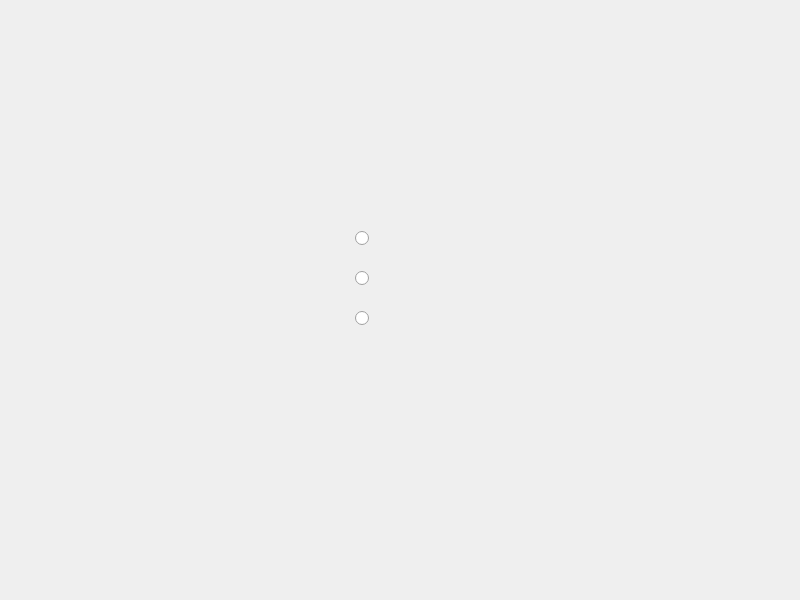
<?xml version="1.0" encoding="UTF-8"?>
<ui version="4.0">
 <class>Widget</class>
 <widget class="QWidget" name="Widget">
  <property name="geometry">
   <rect>
    <x>0</x>
    <y>0</y>
    <width>800</width>
    <height>600</height>
   </rect>
  </property>
  <property name="windowTitle">
   <string>Widget</string>
  </property>
  <widget class="QRadioButton" name="radioButton_male">
   <property name="geometry">
    <rect>
     <x>355</x>
     <y>230</y>
     <width>89</width>
     <height>16</height>
    </rect>
   </property>
   <property name="text">
    <string/>
   </property>
  </widget>
  <widget class="QRadioButton" name="radioButton_female">
   <property name="geometry">
    <rect>
     <x>355</x>
     <y>270</y>
     <width>89</width>
     <height>16</height>
    </rect>
   </property>
   <property name="text">
    <string/>
   </property>
  </widget>
  <widget class="QRadioButton" name="radioButton_unknow">
   <property name="geometry">
    <rect>
     <x>355</x>
     <y>310</y>
     <width>89</width>
     <height>16</height>
    </rect>
   </property>
   <property name="text">
    <string/>
   </property>
  </widget>
  <widget class="QLabel" name="label">
   <property name="geometry">
    <rect>
     <x>340</x>
     <y>170</y>
     <width>111</width>
     <height>41</height>
    </rect>
   </property>
   <property name="text">
    <string/>
   </property>
  </widget>
 </widget>
 <resources/>
 <connections/>
</ui>
